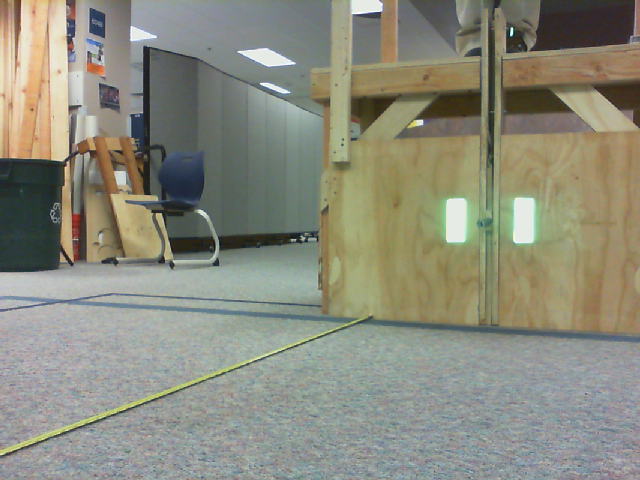
#> input picture gear-vision-test/frame_01.png, 640 x 480 px; its folder holds only this picture in this run
$ python gear.py   (older library calls are emulated)
#> lines starting #> are read from the running program, lines starting #| are printed output that depends on the picture; after the words box and inside, x2 and y2 are one past the last pixel; in counts of white or black regions, pixels touching at a corner belong together
### gear-vision-test/grip.py
import cv2
import numpy
import math
from enum import Enum

class GearPipeline:
    """
    An OpenCV pipeline generated by GRIP.
    """

    def __init__(self):
        """initializes all values to presets or None if need to be set
        """

        self.__rgb_threshold_red = [0.0, 255.0]
        self.__rgb_threshold_green = [227.02338129496403, 255.0]
        self.__rgb_threshold_blue = [0.0, 255.0]

        self.rgb_threshold_output = None

        self.__find_contours_input = self.rgb_threshold_output
        self.__find_contours_external_only = False

        self.find_contours_output = None

        self.__filter_contours_contours = self.find_contours_output
        self.__filter_contours_min_area = 400.0
        self.__filter_contours_min_perimeter = 0.0
        self.__filter_contours_min_width = 0
        self.__filter_contours_max_width = 1000
        self.__filter_contours_min_height = 0
        self.__filter_contours_max_height = 1000
        self.__filter_contours_solidity = [82.73381294964028, 100]
        self.__filter_contours_max_vertices = 1000000
        self.__filter_contours_min_vertices = 0
        self.__filter_contours_min_ratio = 0
        self.__filter_contours_max_ratio = 1000.0

        self.filter_contours_output = None


    def process(self, source0):
        """
        Runs the pipeline and sets all outputs to new values.
        """
        # Step RGB_Threshold0:
        self.__rgb_threshold_input = source0
        (self.rgb_threshold_output) = self.__rgb_threshold(self.__rgb_threshold_input, self.__rgb_threshold_red, self.__rgb_threshold_green, self.__rgb_threshold_blue)

        # Step Find_Contours0:
        self.__find_contours_input = self.rgb_threshold_output
        (self.find_contours_output) = self.__find_contours(self.__find_contours_input, self.__find_contours_external_only)

        # Step Filter_Contours0:
        self.__filter_contours_contours = self.find_contours_output
        (self.filter_contours_output) = self.__filter_contours(self.__filter_contours_contours, self.__filter_contours_min_area, self.__filter_contours_min_perimeter, self.__filter_contours_min_width, self.__filter_contours_max_width, self.__filter_contours_min_height, self.__filter_contours_max_height, self.__filter_contours_solidity, self.__filter_contours_max_vertices, self.__filter_contours_min_vertices, self.__filter_contours_min_ratio, self.__filter_contours_max_ratio)


    @staticmethod
    def __rgb_threshold(input, red, green, blue):
        """Segment an image based on color ranges.
        Args:
            input: A BGR numpy.ndarray.
            red: A list of two numbers the are the min and max red.
            green: A list of two numbers the are the min and max green.
            blue: A list of two numbers the are the min and max blue.
        Returns:
            A black and white numpy.ndarray.
        """
        out = cv2.cvtColor(input, cv2.COLOR_BGR2RGB)
        return cv2.inRange(out, (red[0], green[0], blue[0]),  (red[1], green[1], blue[1]))

    @staticmethod
    def __find_contours(input, external_only):
        """Sets the values of pixels in a binary image to their distance to the nearest black pixel.
        Args:
            input: A numpy.ndarray.
            external_only: A boolean. If true only external contours are found.
        Return:
            A list of numpy.ndarray where each one represents a contour.
        """
        if(external_only):
            mode = cv2.RETR_EXTERNAL
        else:
            mode = cv2.RETR_LIST
        method = cv2.CHAIN_APPROX_SIMPLE
        im2, contours, hierarchy =cv2.findContours(input, mode=mode, method=method)
        return contours

    @staticmethod
    def __filter_contours(input_contours, min_area, min_perimeter, min_width, max_width,
                        min_height, max_height, solidity, max_vertex_count, min_vertex_count,
                        min_ratio, max_ratio):
        """Filters out contours that do not meet certain criteria.
        Args:
            input_contours: Contours as a list of numpy.ndarray.
            min_area: The minimum area of a contour that will be kept.
            min_perimeter: The minimum perimeter of a contour that will be kept.
            min_width: Minimum width of a contour.
            max_width: MaxWidth maximum width.
            min_height: Minimum height.
            max_height: Maximimum height.
            solidity: The minimum and maximum solidity of a contour.
            min_vertex_count: Minimum vertex Count of the contours.
            max_vertex_count: Maximum vertex Count.
            min_ratio: Minimum ratio of width to height.
            max_ratio: Maximum ratio of width to height.
        Returns:
            Contours as a list of numpy.ndarray.
        """
        output = []
        for contour in input_contours:
            x,y,w,h = cv2.boundingRect(contour)
            if (w < min_width or w > max_width):
                continue
            if (h < min_height or h > max_height):
                continue
            area = cv2.contourArea(contour)
            if (area < min_area):
                continue
            if (cv2.arcLength(contour, True) < min_perimeter):
                continue
            hull = cv2.convexHull(contour)
            solid = 100 * area / cv2.contourArea(hull)
            if (solid < solidity[0] or solid > solidity[1]):
                continue
            if (len(contour) < min_vertex_count or len(contour) > max_vertex_count):
                continue
            ratio = (float)(w) / h
            if (ratio < min_ratio or ratio > max_ratio):
                continue
            output.append(contour)
        return output

### gear-vision-test/gear.py
import cv2
import numpy as np
import grip
import glob
pipeline = grip.GearPipeline()

for image_path in glob.glob('*.png'):
	img = cv2.imread(image_path)
#> img is the input picture: shape (480, 640, 3); mean B, G, R 124.9, 139.4, 139
	print(pipeline.process(img))
#> in __rgb_threshold, `return cv2.inRange(out, (red[0], green[0], blue[0]),  (red[1], green[1..`:
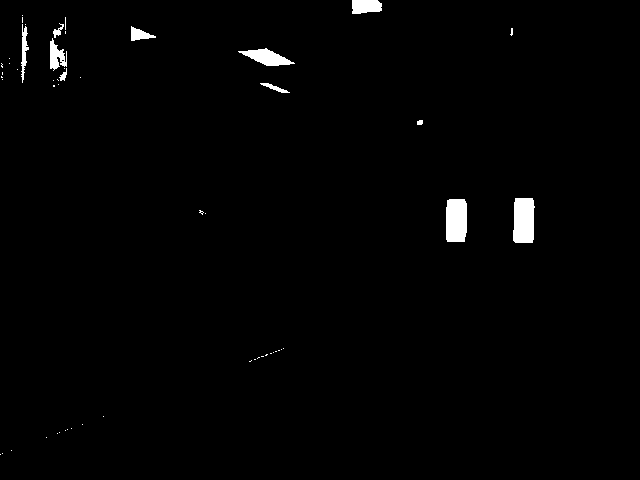
#> returned value: shape (480, 640); 1.2% white; 54 white regions (43 under 20 px), largest, box (x1, y1, x2, y2) and area: (513, 198, 535, 243) 903, (446, 199, 467, 242) 871, (238, 48, 295, 66) 522
#| None
	all_contours = pipeline.filter_contours_output
	meta = []
	for c in all_contours:
		area = cv2.contourArea(c)

		box =  cv2.boundingRect(c)
		x,y,w,h = box
		print("=====")
		print(area)
		print(w*h)
		center = (int(x+w/2),int(y+h/2))
		print(h/w)

		d={}
		d={
			'rect':w*h/area,
			'right_edge':x+w,
			'box':box,
			'height':h,
			'width':w,
			'center':center,
			'contour':c
			}
		meta.append(d)

	# Only keep things that are very rectanglular in nature
	rect_tolerance = 0.18
	meta = [x for x in meta if (1-rect_tolerance<x['rect']<1+rect_tolerance) ]
	for c in meta:
		print((c['rect'],c['box'],c['center']))

	# Only keep things that are about twice as tall as they are high.
	# Because of parrallax, things will likely be "thinner" as we near them or are to the side.
	# However, the height will be fairly consistent. As a result, we'll never see something
	# with h/w ratio less than 2, although it might be somewhat greater.
	hw_tolerance=(1.9,3)
	meta = [x for x in meta if (hw_tolerance[0]<x['height']/x['width']<hw_tolerance[1]) ]

	# Draw all valid looking contours
	img2 = cv2.drawContours(img, [x['contour'] for x in meta], -1, (255,0,255), 3)

	# Select the right-most contour which will be our reference
	meta.sort(key=lambda x: x['center'][0],reverse = True)
	meta=meta[:1]

	#doodle!
	img2 = cv2.drawContours(img, [x['contour'] for x in meta], -1, (0,0,255), 3)
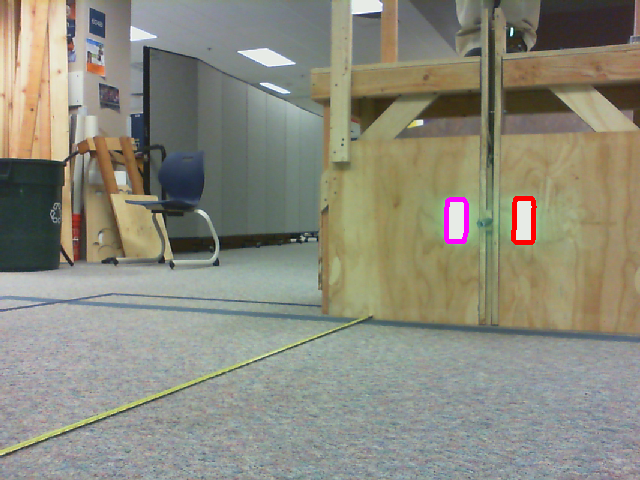
#> img2: shape (480, 640, 3); mean B, G, R 124.6, 138.5, 139.2

	# Do some calculations to find our best position
	# The loop structure is just to ensure it works sanely if there's 0 items
	robot_camera_offset = 6
	target = None
	for c in meta:
		one_inches_in_pixels = c['width']/2
		target = c['right_edge'] + one_inches_in_pixels * robot_camera_offset
		target= int(target)
		cv2.line(img2, c['center'], (target,c['center'][1]), color=(0,0,255))
		cv2.line(img2, (target,0), (target,480), color=(0,0,255),thickness=5)

		# Draw the left-hand target for verification
		ref = int(c['center'][0] - one_inches_in_pixels * 8)
		cv2.line(img2, (ref,0), (ref,480), color=(0,255,0),thickness=3)
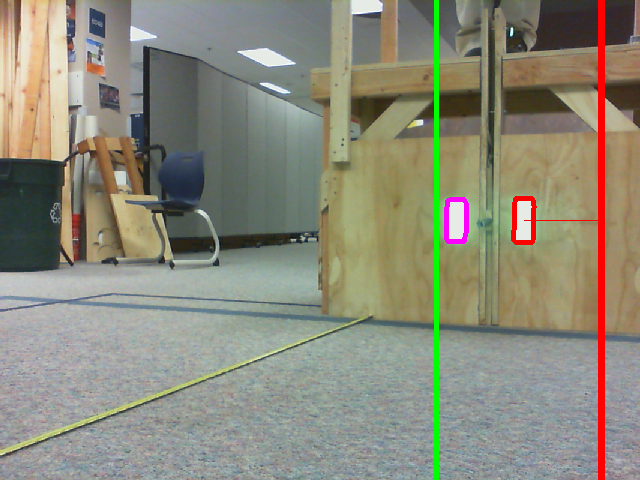
#> img2: shape (480, 640, 3); 1.9% of pixels changed, all inside (x1, y1, x2, y2) = (434, 0, 605, 480)

	# Draw our "Forward pixel"
	forward_pixel = 600
	cv2.line(img2, (forward_pixel,0), (forward_pixel,480), color=(255,0,0),thickness=3)

	# We now have a reference image, which is awesome! But what we really need is the
	# offset angle. We can calculate this with the camera FOV
	fov_per_pixel = 50.2/640
	if target:
		error_angle = (forward_pixel-target)*fov_per_pixel
		text = "%0.2f" % error_angle
		font = cv2.FONT_HERSHEY_SIMPLEX
#> font = 0
		cv2.putText(img2,text,(10,60),font, 1,(255,255,255),2,cv2.LINE_AA)
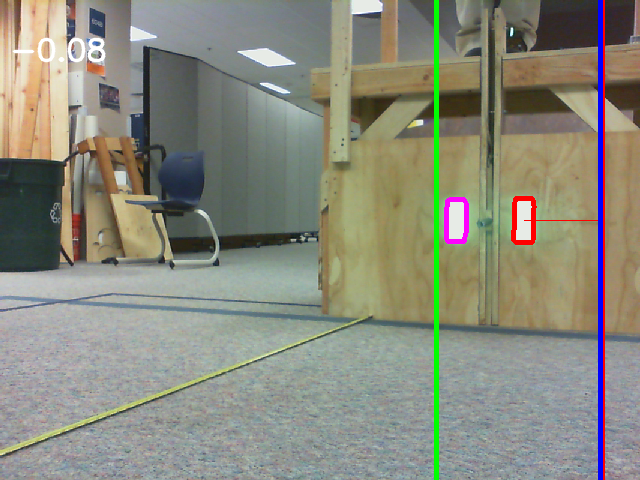
#> img2: shape (480, 640, 3); mean B, G, R 124.7, 138.2, 137.6

	# Show the image
	# Hit escape to cycle
	while(1):
		cv2.imshow('diff w/ contours', img2)
		if cv2.waitKey(1) == 27: # Esc
#> (key Esc is pressed here)
			break
cv2.destroyAllWindows()

$ run again, on gear-vision-test/frame_05.png
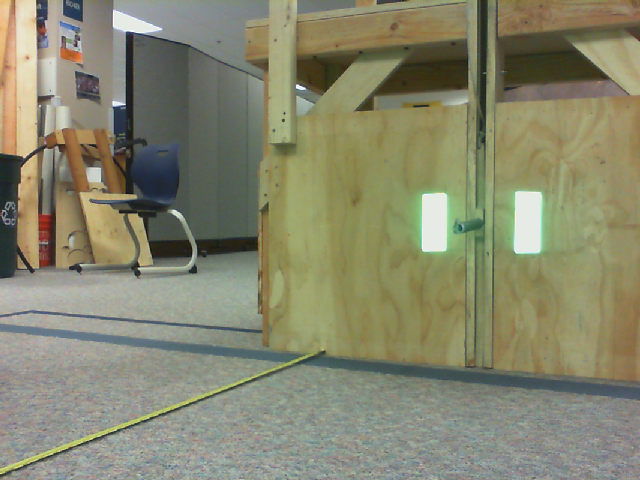
#> input picture gear-vision-test/frame_05.png, 640 x 480 px
#> img is the input picture: shape (480, 640, 3); mean B, G, R 110, 134.6, 134.5
#> in __rgb_threshold, `return cv2.inRange(out, (red[0], green[0], blue[0]),  (red[1], green[1..`:
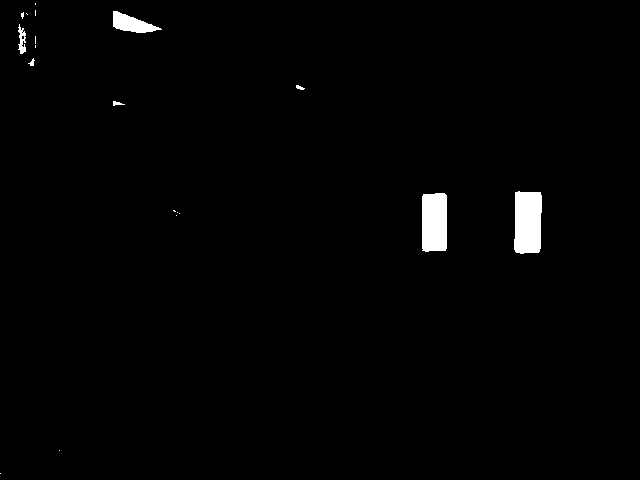
#> returned value: shape (480, 640); 1.3% white; 19 white regions (12 under 20 px), largest, box (x1, y1, x2, y2) and area: (514, 191, 542, 254) 1615, (422, 193, 447, 252) 1433, (113, 11, 162, 33) 580
#| None
#> font = 0
#> `cv2.putText(img2,text,(10,60),font, 1,(255,255,255),2,cv2.LINE_AA)`:
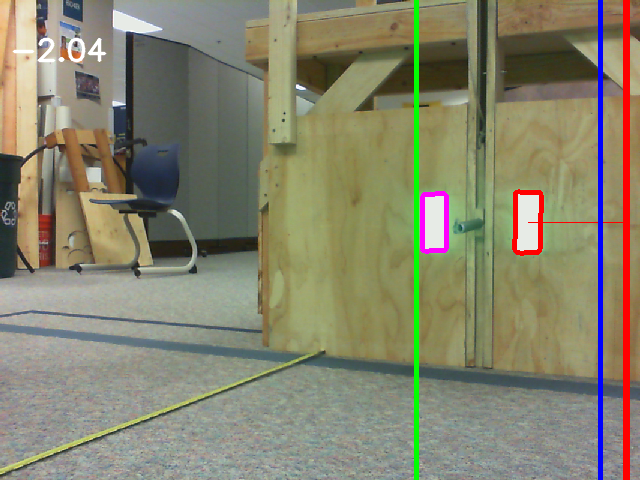
#> img2: shape (480, 640, 3); mean B, G, R 109.1, 132.1, 134.2

$ run again, on gear-vision-test/frame_06.png
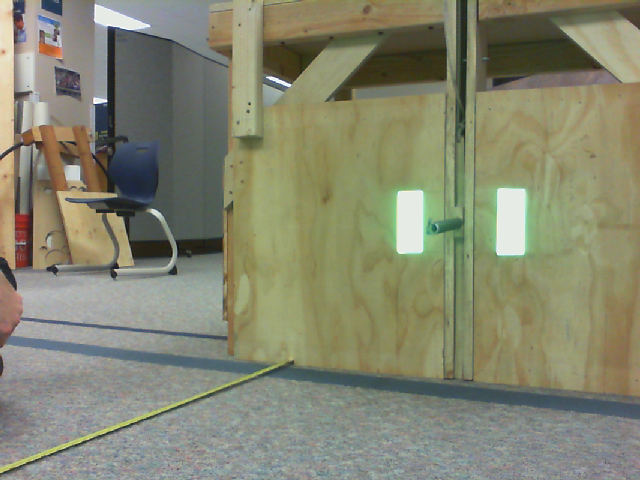
#> input picture gear-vision-test/frame_06.png, 640 x 480 px
#> img is the input picture: shape (480, 640, 3); mean B, G, R 111.9, 134, 132.5
#> in __rgb_threshold, `return cv2.inRange(out, (red[0], green[0], blue[0]),  (red[1], green[1..`:
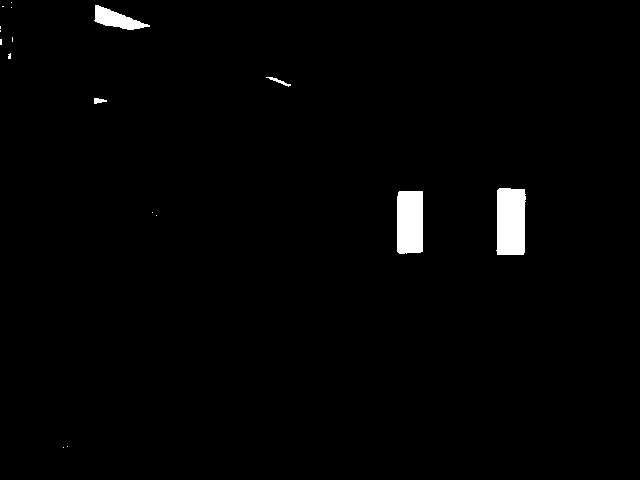
#> returned value: shape (480, 640); 1.4% white; 17 white regions (12 under 20 px), largest, box (x1, y1, x2, y2) and area: (496, 188, 526, 255) 1864, (397, 191, 423, 254) 1610, (94, 5, 150, 30) 677, (266, 77, 291, 87) 67, (94, 98, 107, 104) 52
#| None
#> font = 0
#> `cv2.putText(img2,text,(10,60),font, 1,(255,255,255),2,cv2.LINE_AA)`:
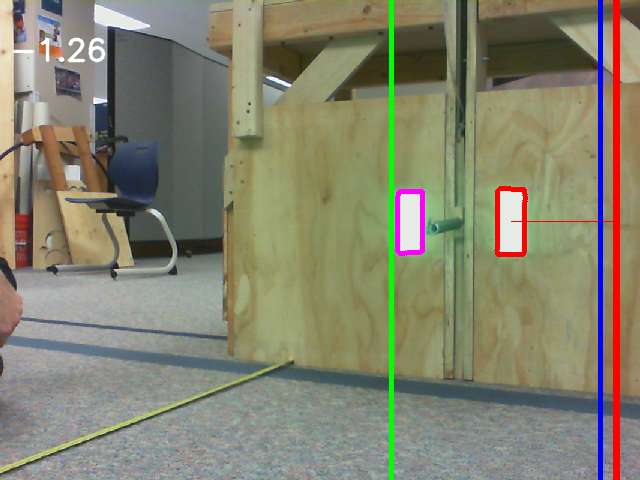
#> img2: shape (480, 640, 3); mean B, G, R 110.9, 131.3, 132.3

$ run again, on gear-vision-test/frame_07.png
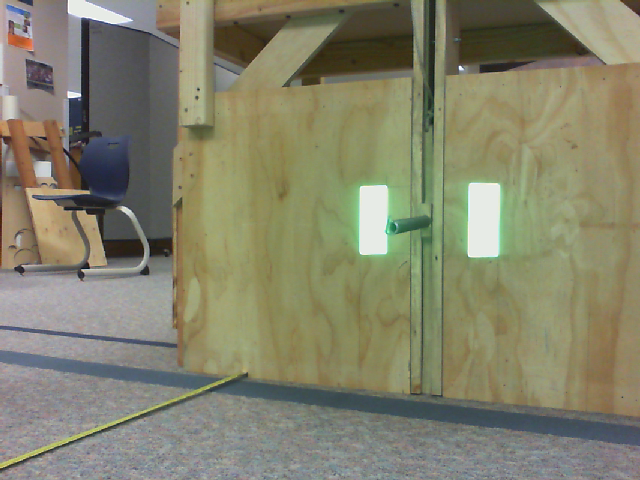
#> input picture gear-vision-test/frame_07.png, 640 x 480 px
#> img is the input picture: shape (480, 640, 3); mean B, G, R 107.3, 130.5, 131.5
#> in __rgb_threshold, `return cv2.inRange(out, (red[0], green[0], blue[0]),  (red[1], green[1..`:
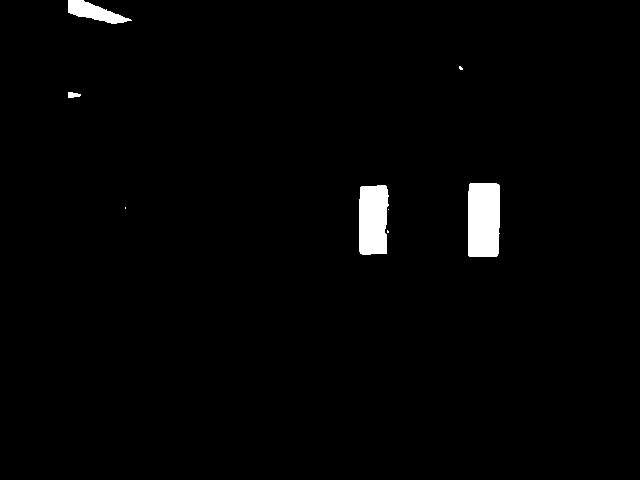
#> returned value: shape (480, 640); 1.7% white; 8 white regions (4 under 20 px), largest, box (x1, y1, x2, y2) and area: (468, 183, 500, 257) 2322, (359, 185, 389, 255) 1915, (68, 0, 132, 24) 765, (68, 92, 81, 98) 59
#| None
#> font = 0
#> `cv2.putText(img2,text,(10,60),font, 1,(255,255,255),2,cv2.LINE_AA)`:
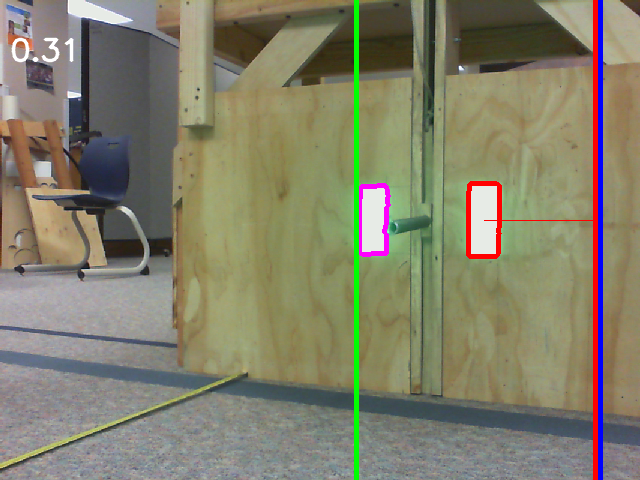
#> img2: shape (480, 640, 3); mean B, G, R 106.6, 128.3, 130.8

$ run again, on gear-vision-test/frame_02.png
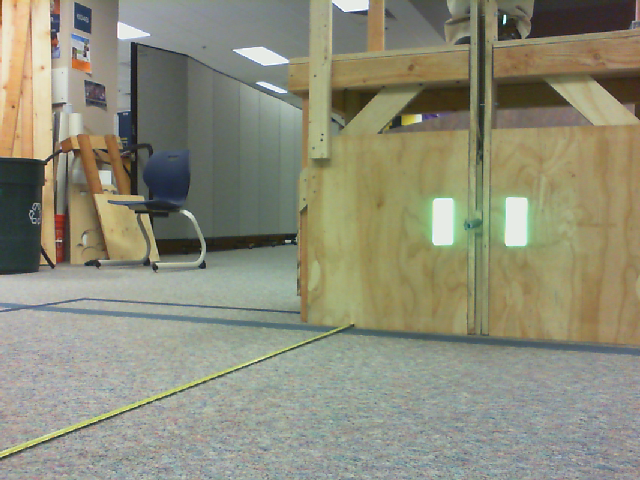
#> input picture gear-vision-test/frame_02.png, 640 x 480 px
#> img is the input picture: shape (480, 640, 3); mean B, G, R 121.1, 140.9, 141.1
#| None
#> font = 0
#> `cv2.putText(img2,text,(10,60),font, 1,(255,255,255),2,cv2.LINE_AA)`:
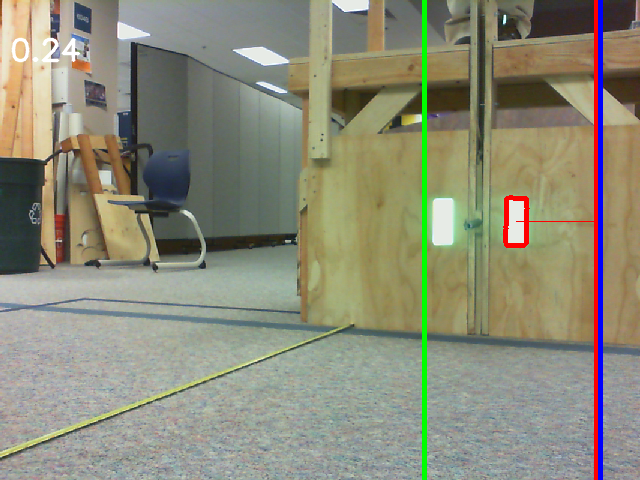
#> img2: shape (480, 640, 3); mean B, G, R 120.5, 139.7, 139.8
